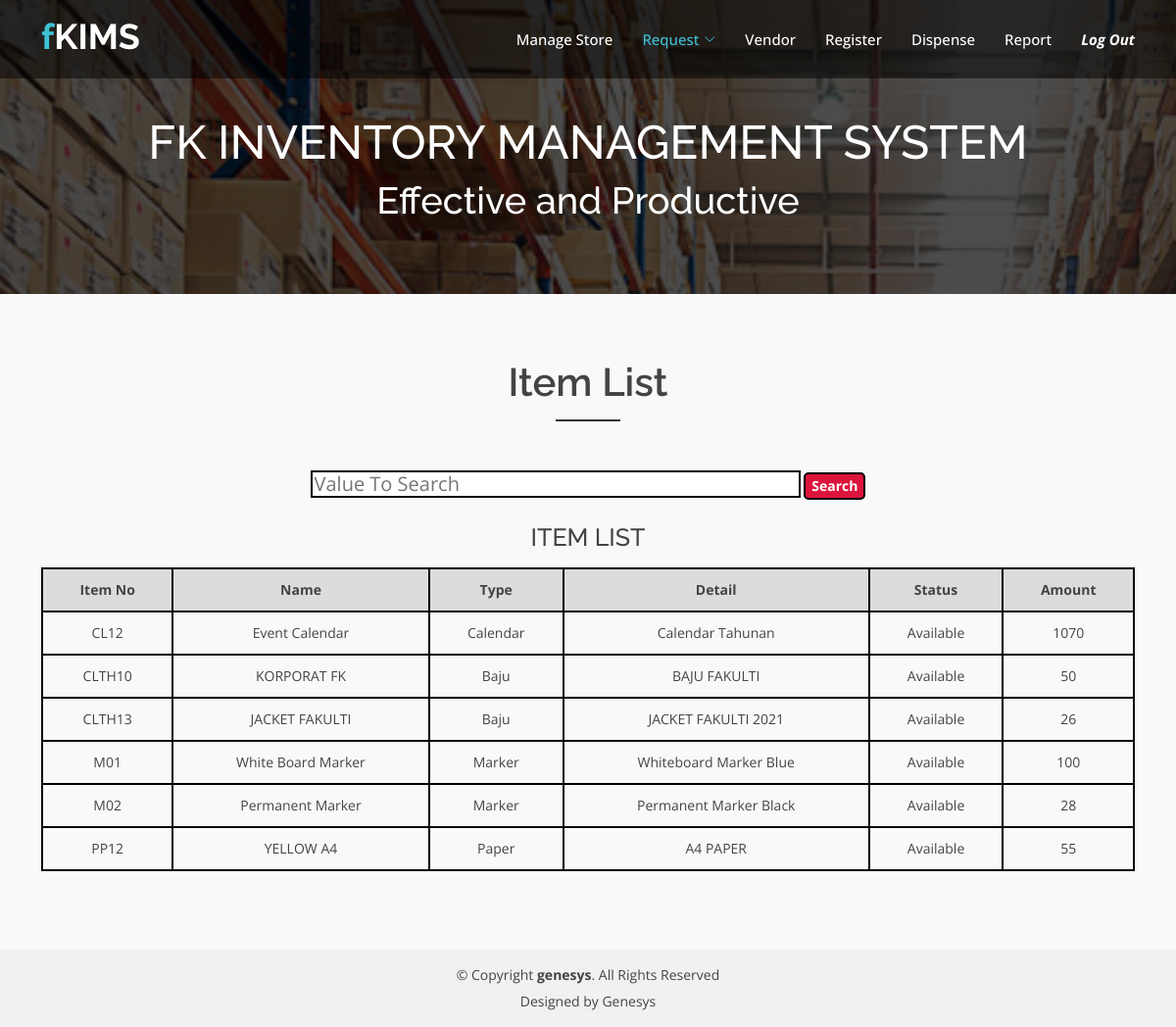
The app's page /View/ManageRequest/checkAvailable.php (signed in) with its own data.
### tables this page shows
CREATE TABLE `itemlist` (
  `vendorID` varchar(30) NOT NULL,
  `itemType` varchar(30) NOT NULL,
  `itemID` varchar(30) NOT NULL,
  `itemName` varchar(50) NOT NULL,
  `itemBalance` int(5) NOT NULL,
  `itemPrice` float NOT NULL,
  `RegDate` varchar(11) NOT NULL,
  `RegTime` varchar(11) NOT NULL,
  `itemStatus` varchar(200) NOT NULL,
  `itemDesc` varchar(200) NOT NULL,
  `sectionID` varchar(200) NOT NULL
);

### View/ManageRequest/checkAvailable.php (the view, shortened to what this page needs)
<!DOCTYPE html>
<html lang="en">
<head>
  <link href="../assets/vendor/animate.css/animate.min.css" rel="stylesheet">
  <link href="../assets/vendor/bootstrap/css/bootstrap.min.css" rel="stylesheet">
  <link href="../assets/vendor/bootstrap-icons/bootstrap-icons.css" rel="stylesheet">
  <link href="../assets/vendor/boxicons/css/boxicons.min.css" rel="stylesheet">
  <link href="../assets/vendor/glightbox/css/glightbox.min.css" rel="stylesheet">
  <link href="../assets/vendor/swiper/swiper-bundle.min.css" rel="stylesheet">
  <link href="../assets/css/style.css" rel="stylesheet">
</head>
<body>
  <header id="header" class="fixed-top d-flex align-items-center">
    <div class="container d-flex justify-content-between">
      <div class="logo">
        <h1><a href="../ManageLogin/Login.php"><span>f</span>KIMS</a></h1>
      </div>
      <nav id="navbar" class="navbar">
        <ul>
			<li><a href="../ManageStock/manageMain.php">Manage Store</a></li>
			<li class="dropdown"><a class="active" href="../ManageRequest/requestItem.php"><span>Request</span> <i class="bi bi-chevron-down"></i></a>
          </li>
			<li><a href="../ManageVendor/managevendor.php">Vendor</a></li>
			<li><a href="../ItemRegistration/ItemRegistration.php"><span>Register</span></a></li>
			<li><a href="../ManageDispense/DispenseItem.php">Dispense</a></li>
			<li><a href="../GenerateReport/reportMain.php">Report</a></li>
			<li><a style="font-weight:bold;font-style:italic;" href="../ManageLogin/Login.php">Log Out</a></li>
        </ul>
      </nav>
    </div>
  </header>
 <main id="main">
    <div class="header-bg page-area">
      <div class="container position-relative">
        <div class="row">
          <div class="col-md-12 col-sm-12 col-xs-12">
            <div class="slider-content text-center">
              <div class="header-bottom">
                <div class="layer2">
                  <h1 class="title2">FK INVENTORY MANAGEMENT SYSTEM </h1>
                </div>
                <div class="layer3">
                  <h2 class="title3">Effective and Productive</h2>
                </div>
              </div>
            </div>
          </div>
        </div>
      </div>
    </div>
    <div id="about" class="about-area area-padding">
      <div class="container">
        <div class="row">
          <div class="col-md-12 col-sm-12 col-xs-12">
            <div class="section-headline text-center">
              <h2>Item List</h2>
            </div>
          </div>
        </div>
        <div class="row">
 <center>
	<?php
			if(isset($_POST['search']))
			{
				$valueToSearch = $_POST['valueToSearch'];
				$query = "SELECT * FROM `itemlist` WHERE CONCAT(`vendorID`, `itemType`, `itemID`, `itemName`, `sectionID`) LIKE '%".$valueToSearch."%'";
				$search_result = filterTable($query);
			}
			 else {
				$query = "SELECT * FROM `itemlist`";
				$search_result = filterTable($query);
			}
			function filterTable($query)
			{
				$connect = mysqli_connect("localhost", "root", "", "fkims");
				$filter_Result = mysqli_query($connect, $query);
				return $filter_Result;
			}
		?>
		<form action="checkAvailable.php" method="post">
            <input class="search" type="text" name="valueToSearch" placeholder="Value To Search">
            <input class="gap" type="submit" name="search" value="Search"><br><br>
			<h3 class="gap" style="font-size:25px";>ITEM LIST</h3>
            <table style="width:100%">
                <tr>
                    <th style="text-align:center;">Item No</th>
                    <th style="text-align:center;">Name</th>
                    <th style="text-align:center;">Type</th>
                    <th style="text-align:center;">Detail</th>
                    <th style="text-align:center;">Status</th>
                    <th style="text-align:center;">Amount</th>
                </tr>
                <?php while($row = mysqli_fetch_array($search_result)):
				?>
                <tr>
					<td style="text-align:center;"><?php echo $row['itemID'];?></td>
					<td style="text-align:center;"><?php echo $row['itemName'];?></td>
					<td style="text-align:center;"><?php echo $row['itemType'];?></td>
					<td style="text-align:center;"><?php echo $row['itemDesc'];?></td>
					<td style="text-align:center;"><?php echo $row['itemStatus'];?></td>
					<td style="text-align:center;"><?php echo $row['itemBalance'];?></td>
                </tr>
                <?php endwhile;?>
            </table>
	  </center>
  </main>
  <footer>
    <div class="footer-area-bottom">
      <div class="container">
        <div class="row">
          <div class="col-md-12 col-sm-12 col-xs-12">
            <div class="copyright text-center">
              <p>
                &copy; Copyright <strong>genesys</strong>. All Rights Reserved
              </p>
            </div>
            <div class="credits">
              Designed by <a>Genesys</a>
            </div>
          </div>
        </div>
      </div>
    </div>
  </footer>
</body>
</html>

### View/assets/css/style.css (style rules this page uses)
html, body { height: 100%; }
p { margin: 0 0 15px; color: #444; }
h1, h2, h3, h4, h5, h6 { font-family: 'Raleway', sans-serif; margin: 0 0 15px; color: #444; font-weight: 500; }
h1 { font-size: 48px; line-height: 50px; }
h2 { font-size: 38px; line-height: 40px; }
h3 { font-size: 30px; line-height: 32px; }
a { transition: all 0.3s ease 0s; text-decoration: none; }
body { background: #fff none repeat scroll 0 0; color: #444; font-family: 'Open Sans', sans-serif; font-size: 14px; text-align: left; overflow-x: hidden; line-height: 22px; }
ul { list-style: outside none none; margin: 0; padding: 0; }
input, select, textarea, input[type="text"], input[type="date"], input[type="url"], input[type="email"], input[type="password"], input[type="tel"], button, button[type="submit"] { -moz-appearance: none; box-shadow: none !important; }
.area-padding { padding: 70px 0px 80px; }
.section-headline h2 { display: inline-block; font-size: 40px; font-weight: 600; margin-bottom: 70px; position: relative; text-transform: capitalize; }
.section-headline h2::after { border: 1px solid #333; bottom: -20px; content: ""; left: 0; margin: 0 auto; position: absolute; right: 0; width: 40%; }
#header { height: 80px; transition: all 0.5s; z-index: 997; transition: all 0.5s; background: rgba(0, 0, 0, 0.5); }
#header .logo h1 { font-size: 36px; margin: 0; padding: 0; line-height: 1; font-weight: bold; }
#header .logo h1 span { color: #3ec1d5; }
#header .logo h1 a, #header .logo h1 a:hover { color: #fff; text-decoration: none; }
.header-bg { background: url(../img/background/page-header.jpg); background-repeat: no-repeat; background-size: cover; background-position: top center; padding: 120px 0 60px; }
.header-bg::before { content: ""; position: absolute; left: 0; right: 0; top: 0; bottom: 0; background: rgba(0, 0, 0, 0.7); }
@media (min-width: 1025px) { .header-bg { background-attachment: fixed; } }
.navbar { padding: 0; }
.navbar ul { margin: 0; padding: 0; display: flex; list-style: none; align-items: center; }
.navbar li { position: relative; }
.navbar a { display: flex; align-items: center; justify-content: space-between; padding: 10px 0 10px 30px; font-size: 15px; font-weight: 500; color: #fff; white-space: nowrap; transition: 0.3s; }
.navbar a i { font-size: 12px; line-height: 0; margin-left: 5px; }
.navbar a:hover, .navbar .active, .navbar li:hover > a { color: #3ec1d5; }
.about-area { background-color: #f9f9f9; }
.page-area { position: relative; }
.header-bottom h1, .header-bottom h2 { color: #fff; }
.footer-area-bottom { background: #f1f1f1 none repeat scroll 0 0; padding: 15px 0; }
.copyright > p { margin-bottom: 0; color: #444; }
.copyright a, .credits a { color: #3EC1D5; }
.credits { padding-top: 5px; text-align: center; }

### View/ManageRequest/checkAvailable.php (style rules this page uses)
input[type=submit] { background-color: Crimson; border: 2px solid black; color: white; border-radius: 5px; font-weight: bold; margin: auto; }
table, th, td { border: 2px solid black; border-collapse: collapse; text-align: center; padding:10px; }
th { background-color: #DCDCDC; }
.search { width: 500px; border: 2px solid black; font-size: 20px; }

### records on screen
itemlist: itemID "CL12", itemName "Event Calendar", itemType "Calendar", itemDesc "Calendar Tahunan", itemStatus "Available", itemBalance "1070"
itemlist: itemID "CLTH10", itemName "KORPORAT FK", itemType "Baju", itemDesc "BAJU FAKULTI", itemStatus "Available", itemBalance "50"
itemlist: itemID "CLTH13", itemName "JACKET FAKULTI", itemType "Baju", itemDesc "JACKET FAKULTI 2021", itemStatus "Available", itemBalance "26"
itemlist: itemID "M01", itemName "White Board Marker", itemType "Marker", itemDesc "Whiteboard Marker Blue", itemStatus "Available", itemBalance "100"
itemlist: itemID "M02", itemName "Permanent Marker", itemType "Marker", itemDesc "Permanent Marker Black", itemStatus "Available", itemBalance "28"
itemlist: itemID "PP12", itemName "YELLOW A4", itemType "Paper", itemDesc "A4 PAPER", itemStatus "Available", itemBalance "55"
